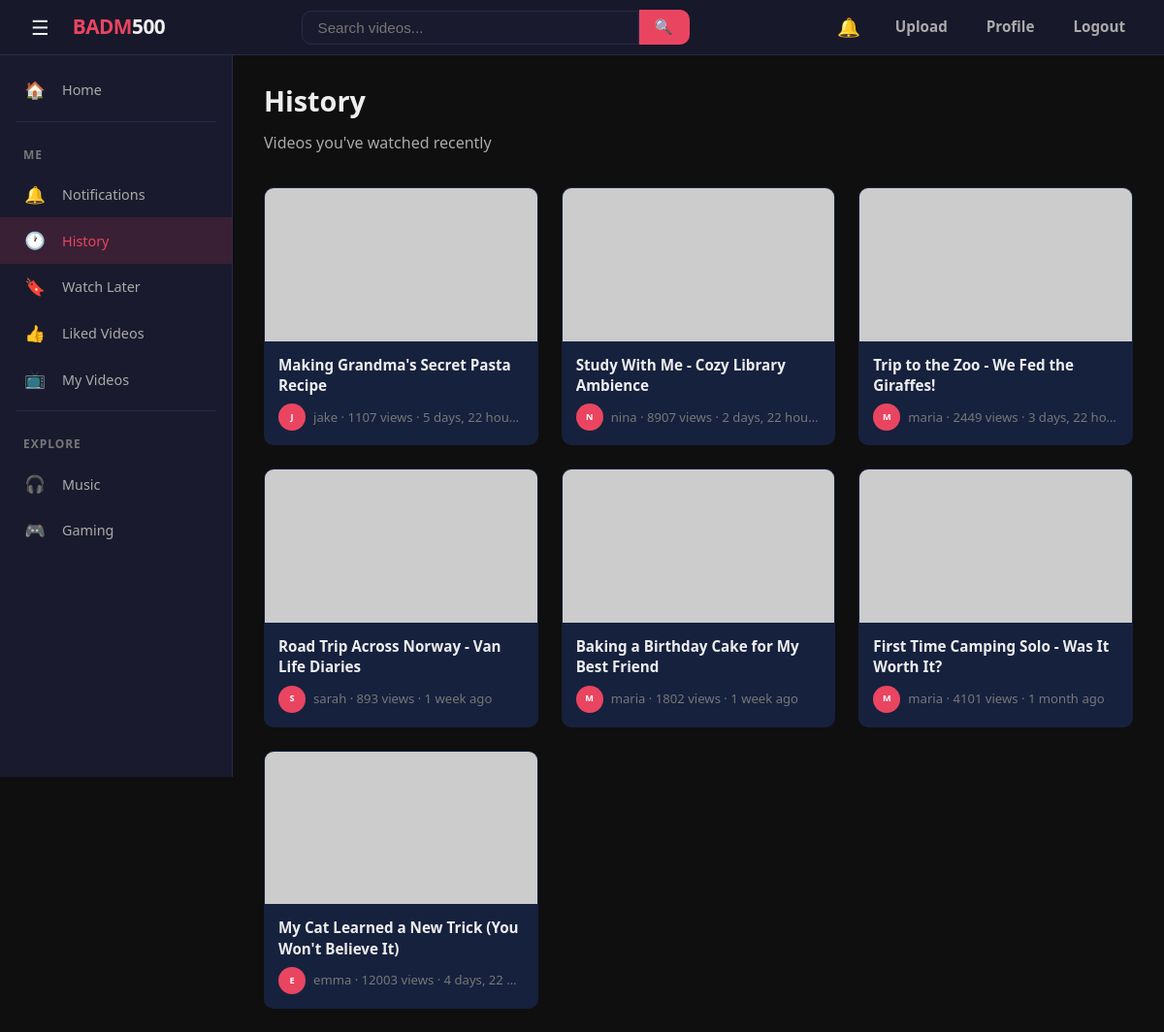
Page /history/ (signed in) on the committed database.
### videos/models.py (models this page shows, shortened)
class Video(models.Model):
    VISIBILITY_CHOICES = [
        ('public', 'Public'),
        ('unlisted', 'Unlisted'),
        ('private', 'Private'),
    ]
    title = models.CharField(max_length=200)
    description = models.TextField(blank=True, default='')
    file = models.FileField(upload_to='videos/')
    thumbnail = models.ImageField(upload_to='thumbnails/', blank=True, null=True)
    visibility = models.CharField(max_length=10, choices=VISIBILITY_CHOICES, default='public')
    author = models.ForeignKey(User, on_delete=models.CASCADE, related_name='videos')
    views = models.PositiveIntegerField(default=0)
    duration = models.PositiveIntegerField(null=True, blank=True, help_text='Duration in seconds')
    created_at = models.DateTimeField(default=timezone.now)
    class Meta:
        ordering = ['-created_at']

### videos/views.py (the view)
# urls.py: path('history/', views.history, name='history'),
@login_required
def history(request):
    entries = WatchHistory.objects.filter(user=request.user).select_related('video', 'video__author')
    return render(request, 'history.html', {'videos': [e.video for e in entries]})

### videos/context_processors.py (called while the page is built)
def notifications(request):
    if request.user.is_authenticated:
        return {
            'unread_count': request.user.notifications.filter(is_read=False).count(),
        }
    return {'unread_count': 0}

### templates/history.html (shortened to what this page needs)
{% extends 'base.html' %}
{% block content %}
<div class="page-header">
    <h1>History</h1>
    <p>Videos you've watched recently</p>
</div>
{% with empty_title="No history yet" empty_text="Videos you watch will appear here." %}
{% include 'includes/video_grid.html' %}
{% endwith %}
{% endblock %}

### templates/includes/video_grid.html (shortened to what this page needs)
{% load video_extras %}
<section class="video-grid">
    {% for video in videos %}
    <a href="{% url 'watch' video.pk %}" class="video-card">
        <div class="thumbnail">
            {% if video.thumbnail %}
            <img src="{{ video.thumbnail.url }}" alt="{{ video.title }}">
            {% else %}
            <img src="https://placehold.co/400x225/1a1a2e/e94560?text={{ video.title|truncatewords:2|urlencode }}" alt="{{ video.title }}">
            {% endif %}
        </div>
        <div class="card-body">
            <h3>{{ video.title }}</h3>
            <div class="card-meta">
                <div class="avatar-sm">{{ video.author.username|first|upper }}</div>
                <span>{{ video.author.username }} &middot; {{ video.views }} view{{ video.views|pluralize }} &middot; {{ video.created_at|timesince }} ago</span>
            </div>
        </div>
    </a>
    {% empty %}
    <div class="empty-state">
        <h2>{{ empty_title|default:"No videos" }}</h2>
        <p>{{ empty_text|default:"" }}</p>
    </div>
    {% endfor %}
</section>

### static/css/base.css (style rules this page uses)
:root { --bg-primary: #0f0f0f; --bg-secondary: #1a1a2e; --bg-card: #16213e; --bg-input: #1a1a2e; --bg-hover: #1e2a4a; --accent: #e94560; --accent-hover: #ff6b81; --accent-glow: rgba(233, 69, 96, 0.15); --text-primary: #eee; --text-secondary: #aaa; --text-muted: #777; --border: #2a2a4a; --border-light: #333366; --shadow: rgba(0, 0, 0, 0.4); --shadow-lg: rgba(0, 0, 0, 0.6); --radius: 10px; --radius-sm: 6px; --radius-lg: 14px; --transition: 0.25s ease; --max-width: 1200px; --sidebar-width: 240px; }
*, *::before, *::after { box-sizing: border-box; }
html { scroll-behavior: smooth; }
body { font-family: 'Segoe UI', system-ui, -apple-system, sans-serif; margin: 0; background: var(--bg-primary); color: var(--text-primary); line-height: 1.6; min-height: 100vh; }
a { color: var(--accent); text-decoration: none; transition: color var(--transition); }
img { max-width: 100%; display: block; }

### static/css/nav.css (style rules this page uses)
.page-header { margin-bottom: 32px; }
.page-header h1 { font-size: 1.8em; font-weight: 700; margin: 0 0 8px 0; }
.page-header p { color: var(--text-secondary); margin: 0; }

### static/css/videos.css (style rules this page uses)
.video-grid { display: grid; grid-template-columns: repeat(auto-fill, minmax(280px, 1fr)); gap: 24px; margin-top: 24px; }
.video-card { background: var(--bg-card); border-radius: var(--radius); overflow: hidden; transition: transform var(--transition), box-shadow var(--transition); cursor: pointer; text-decoration: none; color: inherit; display: block; border: 1px solid transparent; }
.video-card .thumbnail { width: 100%; aspect-ratio: 16 / 9; background: #111; position: relative; overflow: hidden; }
.video-card .thumbnail img { width: 100%; height: 100%; object-fit: cover; transition: transform 0.4s ease; }
.video-card .thumbnail::after { content: '\25B6'; position: absolute; inset: 0; display: flex; align-items: center; justify-content: center; font-size: 2.5em; color: #fff; background: rgba(0, 0, 0, 0.35); opacity: 0; transition: opacity var(--transition); pointer-events: none; }
.video-card .card-body { padding: 14px; }
.video-card .card-body h3 { margin: 0 0 8px 0; font-size: 0.95em; font-weight: 600; line-height: 1.4; display: -webkit-box; -webkit-line-clamp: 2; -webkit-box-orient: vertical; overflow: hidden; color: var(--text-primary); }
.video-card .card-meta { display: flex; align-items: center; gap: 8px; color: var(--text-muted); font-size: 0.82em; }
.video-card .card-meta .avatar-sm, .avatar-sm { width: 28px; height: 28px; border-radius: 50%; background: var(--accent); display: flex; align-items: center; justify-content: center; font-size: 0.7em; color: #fff; font-weight: 700; flex-shrink: 0; }
.video-card .card-meta span { overflow: hidden; text-overflow: ellipsis; white-space: nowrap; }

### rows in the picture
Video: title "Making Grandma's Secret Pasta Recipe", author.username|first "J", author.username "jake", views "1107", created_at "5 days, 22 hou…"
Video: title "Study With Me - Cozy Library Ambience", author.username|first "N", author.username "nina", views "8907", created_at "2 days, 22 hou…"
Video: title "Trip to the Zoo - We Fed the Giraffes!", author.username|first "M", author.username "maria", views "2449", created_at "3 days, 22 ho…"
Video: title "Road Trip Across Norway - Van Life Diaries", author.username|first "S", author.username "sarah", views "893", created_at "1 week"
Video: title "Baking a Birthday Cake for My Best Friend", author.username|first "M", author.username "maria", views "1802", created_at "1 week"
Video: title "First Time Camping Solo - Was It Worth It?", author.username|first "M", author.username "maria", views "4101", created_at "1 month"
Video: title "My Cat Learned a New Trick (You Won't Believe It)", author.username|first "E", author.username "emma", views "12003", created_at "4 days, 22…"
